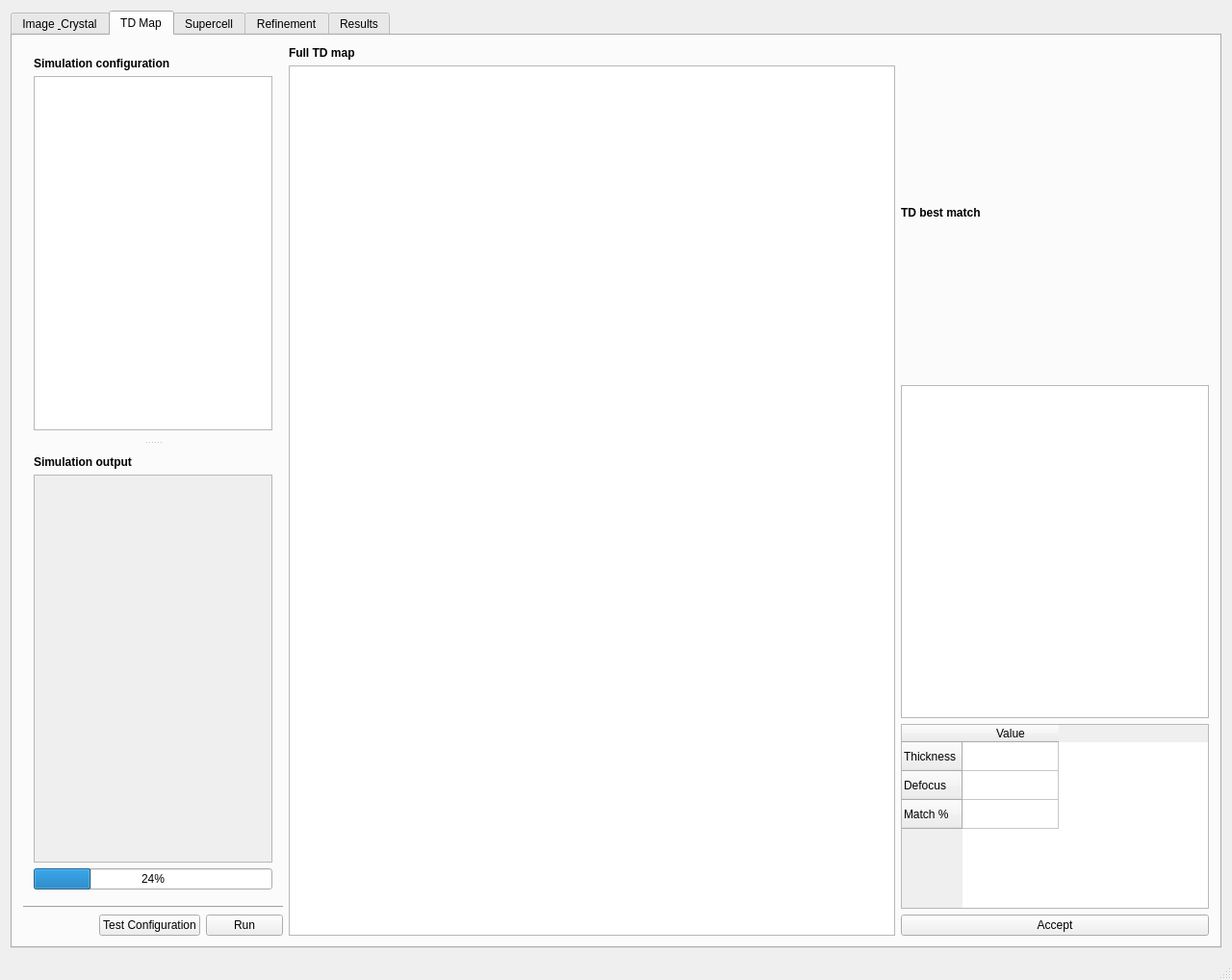
<?xml version="1.0" encoding="UTF-8"?>
<ui version="4.0">
 <class>MainWindow</class>
 <widget class="QMainWindow" name="MainWindow">
  <property name="geometry">
   <rect>
    <x>0</x>
    <y>0</y>
    <width>1280</width>
    <height>1018</height>
   </rect>
  </property>
  <property name="windowTitle">
   <string>Im2Model</string>
  </property>
  <property name="unifiedTitleAndToolBarOnMac">
   <bool>true</bool>
  </property>
  <widget class="QWidget" name="centralWidget">
   <layout class="QHBoxLayout" name="horizontalLayout_8">
    <item>
     <widget class="QTabWidget" name="tabWidget">
      <property name="currentIndex">
       <number>1</number>
      </property>
      <widget class="QWidget" name="image_crystal_tab">
       <attribute name="title">
        <string>Image &amp; Crystal</string>
       </attribute>
       <layout class="QGridLayout" name="gridLayout" columnstretch="3,4,4">
        <item row="0" column="0">
         <layout class="QVBoxLayout" name="vertical_layout_experimental_image_setup">
          <item>
           <widget class="QLabel" name="qlabel_image_path_8">
            <property name="font">
             <font>
              <weight>75</weight>
              <bold>true</bold>
             </font>
            </property>
            <property name="text">
             <string>Experimental Image</string>
            </property>
           </widget>
          </item>
          <item>
           <widget class="QTreeView" name="qtree_view_project_setup_image"/>
          </item>
          <item>
           <widget class="QWidget" name="qwidget_load_experimental_image" native="true">
            <layout class="QHBoxLayout" name="horizontalLayout_3">
             <property name="leftMargin">
              <number>0</number>
             </property>
             <property name="topMargin">
              <number>0</number>
             </property>
             <property name="rightMargin">
              <number>0</number>
             </property>
             <property name="bottomMargin">
              <number>0</number>
             </property>
             <item>
              <layout class="QHBoxLayout" name="horizontalLayout">
               <item>
                <widget class="QLineEdit" name="qline_image_path"/>
               </item>
               <item>
                <widget class="QPushButton" name="qpush_load_image">
                 <property name="text">
                  <string>Load</string>
                 </property>
                </widget>
               </item>
              </layout>
             </item>
            </layout>
           </widget>
          </item>
         </layout>
        </item>
        <item row="0" column="1">
         <layout class="QVBoxLayout" name="vertical_layout_tem">
          <property name="sizeConstraint">
           <enum>QLayout::SetMaximumSize</enum>
          </property>
          <item>
           <widget class="QLabel" name="qlabel_full_experimental_image">
            <property name="font">
             <font>
              <weight>75</weight>
              <bold>true</bold>
             </font>
            </property>
            <property name="text">
             <string>TEM</string>
            </property>
           </widget>
          </item>
          <item>
           <widget class="CvImageFrameWidget" name="qgraphics_full_experimental_image" native="true">
            <property name="sizePolicy">
             <sizepolicy hsizetype="Expanding" vsizetype="Expanding">
              <horstretch>0</horstretch>
              <verstretch>0</verstretch>
             </sizepolicy>
            </property>
            <property name="minimumSize">
             <size>
              <width>320</width>
              <height>320</height>
             </size>
            </property>
            <property name="sizeIncrement">
             <size>
              <width>1</width>
              <height>1</height>
             </size>
            </property>
            <property name="baseSize">
             <size>
              <width>320</width>
              <height>320</height>
             </size>
            </property>
            <property name="autoFillBackground">
             <bool>false</bool>
            </property>
           </widget>
          </item>
         </layout>
        </item>
        <item row="0" column="2">
         <layout class="QVBoxLayout" name="vertical_layout_experimental_image_roi">
          <property name="sizeConstraint">
           <enum>QLayout::SetMaximumSize</enum>
          </property>
          <item>
           <widget class="QLabel" name="qlabel_roi_experimental_image">
            <property name="font">
             <font>
              <weight>75</weight>
              <bold>true</bold>
             </font>
            </property>
            <property name="text">
             <string>ROI</string>
            </property>
           </widget>
          </item>
          <item>
           <widget class="CvImageFrameWidget" name="qgraphics_roi_experimental_image" native="true">
            <property name="sizePolicy">
             <sizepolicy hsizetype="Expanding" vsizetype="Expanding">
              <horstretch>0</horstretch>
              <verstretch>0</verstretch>
             </sizepolicy>
            </property>
            <property name="minimumSize">
             <size>
              <width>320</width>
              <height>320</height>
             </size>
            </property>
            <property name="sizeIncrement">
             <size>
              <width>1</width>
              <height>1</height>
             </size>
            </property>
            <property name="baseSize">
             <size>
              <width>320</width>
              <height>320</height>
             </size>
            </property>
            <property name="autoFillBackground">
             <bool>false</bool>
            </property>
           </widget>
          </item>
         </layout>
        </item>
        <item row="1" column="0">
         <layout class="QVBoxLayout" name="vertical_layout_crystallography_setup">
          <property name="spacing">
           <number>-1</number>
          </property>
          <item>
           <widget class="QLabel" name="qlabel_image_path_9">
            <property name="font">
             <font>
              <weight>75</weight>
              <bold>true</bold>
             </font>
            </property>
            <property name="text">
             <string>Crystallography</string>
            </property>
           </widget>
          </item>
          <item>
           <widget class="QTreeView" name="qtree_view_project_setup_crystallography"/>
          </item>
          <item>
           <widget class="QWidget" name="qwidget_load_cel" native="true">
            <layout class="QHBoxLayout" name="horizontalLayout_7">
             <property name="leftMargin">
              <number>0</number>
             </property>
             <property name="topMargin">
              <number>0</number>
             </property>
             <property name="rightMargin">
              <number>0</number>
             </property>
             <property name="bottomMargin">
              <number>0</number>
             </property>
             <item>
              <layout class="QHBoxLayout" name="horizontalLayout_6">
               <item>
                <widget class="QLineEdit" name="qline_cel_file_path"/>
               </item>
               <item>
                <widget class="QPushButton" name="qpush_load_cel">
                 <property name="text">
                  <string>Load</string>
                 </property>
                </widget>
               </item>
              </layout>
             </item>
            </layout>
           </widget>
          </item>
          <item>
           <widget class="QWidget" name="qwidget_load_cif" native="true">
            <layout class="QHBoxLayout" name="horizontalLayout_5">
             <property name="leftMargin">
              <number>0</number>
             </property>
             <property name="topMargin">
              <number>0</number>
             </property>
             <property name="rightMargin">
              <number>0</number>
             </property>
             <property name="bottomMargin">
              <number>0</number>
             </property>
             <item>
              <layout class="QHBoxLayout" name="horizontalLayout_4">
               <item>
                <widget class="QLineEdit" name="qline_cif_file_path"/>
               </item>
               <item>
                <widget class="QPushButton" name="qpush_load_cif">
                 <property name="text">
                  <string>Load</string>
                 </property>
                </widget>
               </item>
              </layout>
             </item>
            </layout>
           </widget>
          </item>
         </layout>
        </item>
        <item row="1" column="1">
         <layout class="QVBoxLayout" name="vertical_layout_unit_cell">
          <item>
           <widget class="QLabel" name="qlabel_full_experimental_image_3">
            <property name="font">
             <font>
              <weight>75</weight>
              <bold>true</bold>
             </font>
            </property>
            <property name="text">
             <string>Unit cell</string>
            </property>
           </widget>
          </item>
          <item>
           <widget class="QGraphicsView" name="qgraphics_experimental_data_2">
            <property name="enabled">
             <bool>true</bool>
            </property>
            <property name="sizePolicy">
             <sizepolicy hsizetype="Expanding" vsizetype="Expanding">
              <horstretch>0</horstretch>
              <verstretch>0</verstretch>
             </sizepolicy>
            </property>
            <property name="minimumSize">
             <size>
              <width>320</width>
              <height>320</height>
             </size>
            </property>
            <property name="sizeIncrement">
             <size>
              <width>1</width>
              <height>1</height>
             </size>
            </property>
            <property name="baseSize">
             <size>
              <width>320</width>
              <height>320</height>
             </size>
            </property>
            <property name="sizeAdjustPolicy">
             <enum>QAbstractScrollArea::AdjustToContents</enum>
            </property>
           </widget>
          </item>
         </layout>
        </item>
       </layout>
      </widget>
      <widget class="QWidget" name="td_map_tab">
       <attribute name="title">
        <string>TD Map</string>
       </attribute>
       <layout class="QGridLayout" name="gridLayout_2" columnstretch="3,7,1">
        <item row="0" column="0">
         <layout class="QVBoxLayout" name="verticalLayout" stretch="1,0">
          <item>
           <widget class="QSplitter" name="splitter_layout_simulation_configuration_output">
            <property name="orientation">
             <enum>Qt::Vertical</enum>
            </property>
            <widget class="QWidget" name="layoutWidget_5">
             <layout class="QVBoxLayout" name="vertical_layout_simulation_configuration">
              <item>
               <widget class="QLabel" name="qlabel_image_path_7">
                <property name="font">
                 <font>
                  <weight>75</weight>
                  <bold>true</bold>
                 </font>
                </property>
                <property name="text">
                 <string>Simulation configuration</string>
                </property>
               </widget>
              </item>
              <item>
               <widget class="QTreeView" name="qtree_view_tdmap_simulation_setup"/>
              </item>
             </layout>
            </widget>
            <widget class="QWidget" name="layoutWidget_6">
             <layout class="QVBoxLayout" name="vertical_layout_simulation_output">
              <item>
               <widget class="QLabel" name="label_5">
                <property name="font">
                 <font>
                  <weight>75</weight>
                  <bold>true</bold>
                 </font>
                </property>
                <property name="text">
                 <string>Simulation output</string>
                </property>
               </widget>
              </item>
              <item>
               <widget class="QScrollArea" name="scrollArea">
                <property name="minimumSize">
                 <size>
                  <width>0</width>
                  <height>200</height>
                 </size>
                </property>
                <property name="widgetResizable">
                 <bool>true</bool>
                </property>
                <widget class="QWidget" name="scrollAreaWidgetContents">
                 <property name="geometry">
                  <rect>
                   <x>0</x>
                   <y>0</y>
                   <width>251</width>
                   <height>366</height>
                  </rect>
                 </property>
                </widget>
               </widget>
              </item>
              <item>
               <widget class="QProgressBar" name="qprogress_bar_tdmap">
                <property name="value">
                 <number>24</number>
                </property>
               </widget>
              </item>
             </layout>
            </widget>
           </widget>
          </item>
          <item>
           <layout class="QVBoxLayout" name="vertical_layout_simulation_run">
            <item>
             <widget class="Line" name="line_3">
              <property name="orientation">
               <enum>Qt::Horizontal</enum>
              </property>
             </widget>
            </item>
            <item>
             <layout class="QHBoxLayout" name="horizontalLayout_19">
              <item>
               <spacer name="horizontalSpacer_2">
                <property name="orientation">
                 <enum>Qt::Horizontal</enum>
                </property>
                <property name="sizeHint" stdset="0">
                 <size>
                  <width>40</width>
                  <height>20</height>
                 </size>
                </property>
               </spacer>
              </item>
              <item>
               <widget class="QPushButton" name="pushButton_25">
                <property name="text">
                 <string>Test Configuration</string>
                </property>
               </widget>
              </item>
              <item>
               <widget class="QPushButton" name="qpush_run_tdmap">
                <property name="text">
                 <string>Run</string>
                </property>
               </widget>
              </item>
             </layout>
            </item>
           </layout>
          </item>
         </layout>
        </item>
        <item row="0" column="1">
         <layout class="QVBoxLayout" name="vertical_layout_TD_full">
          <item>
           <widget class="QLabel" name="qlabel_full_experimental_image_4">
            <property name="font">
             <font>
              <weight>75</weight>
              <bold>true</bold>
             </font>
            </property>
            <property name="text">
             <string>Full TD map</string>
            </property>
           </widget>
          </item>
          <item>
           <widget class="TDMap_Table" name="tdmap_table"/>
          </item>
         </layout>
        </item>
        <item row="0" column="2">
         <layout class="QVBoxLayout" name="vertical_layout_TD_best_match" stretch="0,0,0,0">
          <property name="sizeConstraint">
           <enum>QLayout::SetMaximumSize</enum>
          </property>
          <item>
           <widget class="QLabel" name="qlabel_full_experimental_image_5">
            <property name="font">
             <font>
              <weight>75</weight>
              <bold>true</bold>
             </font>
            </property>
            <property name="text">
             <string>TD best match</string>
            </property>
           </widget>
          </item>
          <item>
           <widget class="QGraphicsView" name="qgraphics_experimental_data_6">
            <property name="sizePolicy">
             <sizepolicy hsizetype="Minimum" vsizetype="Minimum">
              <horstretch>0</horstretch>
              <verstretch>0</verstretch>
             </sizepolicy>
            </property>
            <property name="minimumSize">
             <size>
              <width>320</width>
              <height>320</height>
             </size>
            </property>
            <property name="sizeIncrement">
             <size>
              <width>1</width>
              <height>1</height>
             </size>
            </property>
            <property name="baseSize">
             <size>
              <width>320</width>
              <height>320</height>
             </size>
            </property>
            <property name="sizeAdjustPolicy">
             <enum>QAbstractScrollArea::AdjustToContents</enum>
            </property>
           </widget>
          </item>
          <item>
           <widget class="QTableWidget" name="tableWidget">
            <property name="sizePolicy">
             <sizepolicy hsizetype="Minimum" vsizetype="Maximum">
              <horstretch>0</horstretch>
              <verstretch>0</verstretch>
             </sizepolicy>
            </property>
            <row>
             <property name="text">
              <string>Thickness</string>
             </property>
            </row>
            <row>
             <property name="text">
              <string>Defocus</string>
             </property>
            </row>
            <row>
             <property name="text">
              <string>Match %</string>
             </property>
            </row>
            <column>
             <property name="text">
              <string>Value</string>
             </property>
            </column>
           </widget>
          </item>
          <item>
           <widget class="QPushButton" name="pushButton">
            <property name="text">
             <string>Accept</string>
            </property>
           </widget>
          </item>
         </layout>
        </item>
       </layout>
      </widget>
      <widget class="QWidget" name="supercell_tab">
       <attribute name="title">
        <string>Supercell</string>
       </attribute>
       <layout class="QGridLayout" name="gridLayout_4" columnstretch="3,8">
        <item row="0" column="0">
         <layout class="QVBoxLayout" name="vertical_layout_simulation_configuration_3">
          <item>
           <widget class="QLabel" name="qlabel_image_path_11">
            <property name="font">
             <font>
              <weight>75</weight>
              <bold>true</bold>
             </font>
            </property>
            <property name="text">
             <string>Edge detection</string>
            </property>
           </widget>
          </item>
          <item>
           <widget class="QTreeView" name="qtree_view_supercell_model_edge_detection_setup"/>
          </item>
         </layout>
        </item>
        <item row="0" column="1" rowspan="3">
         <layout class="QVBoxLayout" name="vertical_layout_TD_full_3">
          <item>
           <widget class="QLabel" name="qlabel_full_experimental_image_8">
            <property name="font">
             <font>
              <weight>75</weight>
              <bold>true</bold>
             </font>
            </property>
            <property name="text">
             <string>Target Region</string>
            </property>
           </widget>
          </item>
          <item>
           <widget class="QGraphicsView" name="qgraphics_experimental_data_9">
            <property name="enabled">
             <bool>true</bool>
            </property>
            <property name="sizePolicy">
             <sizepolicy hsizetype="Minimum" vsizetype="Minimum">
              <horstretch>0</horstretch>
              <verstretch>0</verstretch>
             </sizepolicy>
            </property>
            <property name="minimumSize">
             <size>
              <width>640</width>
              <height>640</height>
             </size>
            </property>
            <property name="sizeIncrement">
             <size>
              <width>1</width>
              <height>1</height>
             </size>
            </property>
            <property name="baseSize">
             <size>
              <width>320</width>
              <height>320</height>
             </size>
            </property>
            <property name="sizeAdjustPolicy">
             <enum>QAbstractScrollArea::AdjustToContents</enum>
            </property>
           </widget>
          </item>
         </layout>
        </item>
        <item row="2" column="0">
         <widget class="QPushButton" name="pushButton_2">
          <property name="text">
           <string>Compute Supercell from contour</string>
          </property>
         </widget>
        </item>
        <item row="1" column="0">
         <widget class="QPushButton" name="pushButton_24">
          <property name="text">
           <string>Apply edge detection</string>
          </property>
         </widget>
        </item>
       </layout>
       <zorder>pushButton_24</zorder>
       <zorder>pushButton_2</zorder>
      </widget>
      <widget class="QWidget" name="refinement_tab">
       <attribute name="title">
        <string>Refinement</string>
       </attribute>
       <layout class="QGridLayout" name="gridLayout_6">
        <item row="0" column="0">
         <layout class="QVBoxLayout" name="vertical_layout_simulation_run_3">
          <item>
           <widget class="Line" name="line_5">
            <property name="orientation">
             <enum>Qt::Horizontal</enum>
            </property>
           </widget>
          </item>
          <item>
           <layout class="QVBoxLayout" name="vertical_layout_simulation_output_3">
            <item>
             <widget class="QLabel" name="label_9">
              <property name="text">
               <string>Simulation Output:</string>
              </property>
             </widget>
            </item>
            <item>
             <widget class="QScrollArea" name="scrollArea_3">
              <property name="minimumSize">
               <size>
                <width>0</width>
                <height>200</height>
               </size>
              </property>
              <property name="widgetResizable">
               <bool>true</bool>
              </property>
              <widget class="QWidget" name="scrollAreaWidgetContents_3">
               <property name="geometry">
                <rect>
                 <x>0</x>
                 <y>0</y>
                 <width>1204</width>
                 <height>664</height>
                </rect>
               </property>
              </widget>
             </widget>
            </item>
           </layout>
          </item>
          <item>
           <widget class="QLabel" name="label_8">
            <property name="text">
             <string>Running Configurations</string>
            </property>
           </widget>
          </item>
          <item>
           <layout class="QHBoxLayout" name="horizontalLayout_24">
            <item>
             <spacer name="horizontalSpacer_5">
              <property name="orientation">
               <enum>Qt::Horizontal</enum>
              </property>
              <property name="sizeHint" stdset="0">
               <size>
                <width>20</width>
                <height>20</height>
               </size>
              </property>
             </spacer>
            </item>
            <item>
             <layout class="QVBoxLayout" name="verticalLayout_9">
              <item>
               <widget class="QCheckBox" name="checkBox_25">
                <property name="text">
                 <string>Compute complex valued phase grating data </string>
                </property>
               </widget>
              </item>
              <item>
               <widget class="QCheckBox" name="checkBox_26">
                <property name="text">
                 <string>Compute the electron diffraction patterns</string>
                </property>
               </widget>
              </item>
              <item>
               <widget class="QCheckBox" name="checkBox_27">
                <property name="text">
                 <string>Compute Image intensity distributions from wave functions</string>
                </property>
               </widget>
              </item>
              <item>
               <widget class="QCheckBox" name="checkBox_29">
                <property name="text">
                 <string>Refine Supercell</string>
                </property>
               </widget>
              </item>
             </layout>
            </item>
           </layout>
          </item>
          <item>
           <layout class="QHBoxLayout" name="horizontalLayout_25">
            <item>
             <spacer name="horizontalSpacer_6">
              <property name="orientation">
               <enum>Qt::Horizontal</enum>
              </property>
              <property name="sizeHint" stdset="0">
               <size>
                <width>40</width>
                <height>20</height>
               </size>
              </property>
             </spacer>
            </item>
            <item>
             <widget class="QPushButton" name="pushButton_28">
              <property name="text">
               <string>Test Configuration</string>
              </property>
             </widget>
            </item>
            <item>
             <widget class="QPushButton" name="pushButton_29">
              <property name="text">
               <string>Run refinement</string>
              </property>
             </widget>
            </item>
           </layout>
          </item>
          <item>
           <widget class="QProgressBar" name="progressBar_6">
            <property name="value">
             <number>24</number>
            </property>
           </widget>
          </item>
         </layout>
        </item>
       </layout>
       <widget class="QWidget" name="layoutWidget_3">
        <property name="geometry">
         <rect>
          <x>670</x>
          <y>210</y>
          <width>258</width>
          <height>231</height>
         </rect>
        </property>
        <layout class="QVBoxLayout" name="vertical_layout_simulation_configuration_4">
         <item>
          <widget class="Line" name="line">
           <property name="orientation">
            <enum>Qt::Horizontal</enum>
           </property>
          </widget>
         </item>
         <item>
          <widget class="QLabel" name="qlabel_image_path_12">
           <property name="text">
            <string>Model refinement:</string>
           </property>
          </widget>
         </item>
         <item>
          <widget class="QTreeView" name="qtree_view_supercell_model_refinement_setup"/>
         </item>
        </layout>
       </widget>
      </widget>
      <widget class="QWidget" name="results_tab">
       <attribute name="title">
        <string>Results</string>
       </attribute>
       <layout class="QGridLayout" name="gridLayout_3">
        <item row="0" column="0">
         <layout class="QVBoxLayout" name="vertical_layout_TD_full_6">
          <item>
           <widget class="QLabel" name="qlabel_full_experimental_image_13">
            <property name="font">
             <font>
              <weight>75</weight>
              <bold>true</bold>
             </font>
            </property>
            <property name="text">
             <string>Simulated target region</string>
            </property>
           </widget>
          </item>
          <item>
           <widget class="QGraphicsView" name="qgraphics_experimental_data_13">
            <property name="enabled">
             <bool>true</bool>
            </property>
            <property name="sizePolicy">
             <sizepolicy hsizetype="Minimum" vsizetype="Minimum">
              <horstretch>0</horstretch>
              <verstretch>0</verstretch>
             </sizepolicy>
            </property>
            <property name="minimumSize">
             <size>
              <width>320</width>
              <height>320</height>
             </size>
            </property>
            <property name="sizeIncrement">
             <size>
              <width>1</width>
              <height>1</height>
             </size>
            </property>
            <property name="baseSize">
             <size>
              <width>320</width>
              <height>320</height>
             </size>
            </property>
            <property name="sizeAdjustPolicy">
             <enum>QAbstractScrollArea::AdjustToContents</enum>
            </property>
           </widget>
          </item>
         </layout>
        </item>
        <item row="0" column="1" rowspan="2">
         <widget class="QSplitter" name="splitter">
          <property name="orientation">
           <enum>Qt::Vertical</enum>
          </property>
          <widget class="QWidget" name="layoutWidget_17">
           <layout class="QVBoxLayout" name="vertical_layout_TD_full_7">
            <item>
             <widget class="QLabel" name="qlabel_full_experimental_image_14">
              <property name="font">
               <font>
                <weight>75</weight>
                <bold>true</bold>
               </font>
              </property>
              <property name="text">
               <string>Refined Supercell</string>
              </property>
             </widget>
            </item>
            <item>
             <widget class="QGraphicsView" name="qgraphics_experimental_data_14">
              <property name="enabled">
               <bool>true</bool>
              </property>
              <property name="sizePolicy">
               <sizepolicy hsizetype="Minimum" vsizetype="Minimum">
                <horstretch>0</horstretch>
                <verstretch>0</verstretch>
               </sizepolicy>
              </property>
              <property name="minimumSize">
               <size>
                <width>480</width>
                <height>480</height>
               </size>
              </property>
              <property name="sizeIncrement">
               <size>
                <width>1</width>
                <height>1</height>
               </size>
              </property>
              <property name="baseSize">
               <size>
                <width>480</width>
                <height>480</height>
               </size>
              </property>
              <property name="sizeAdjustPolicy">
               <enum>QAbstractScrollArea::AdjustToContents</enum>
              </property>
             </widget>
            </item>
           </layout>
          </widget>
          <widget class="QWidget" name="layoutWidget_18">
           <layout class="QVBoxLayout" name="vertical_layout_TD_full_8">
            <item>
             <widget class="QLabel" name="qlabel_full_experimental_image_15">
              <property name="font">
               <font>
                <weight>75</weight>
                <bold>true</bold>
               </font>
              </property>
              <property name="text">
               <string>Optimized parameters</string>
              </property>
             </widget>
            </item>
            <item>
             <widget class="QTableView" name="tableView"/>
            </item>
           </layout>
          </widget>
         </widget>
        </item>
        <item row="1" column="0">
         <layout class="QVBoxLayout" name="vertical_layout_TD_full_5">
          <item>
           <widget class="QLabel" name="qlabel_full_experimental_image_12">
            <property name="font">
             <font>
              <weight>75</weight>
              <bold>true</bold>
             </font>
            </property>
            <property name="text">
             <string>Experimental target region</string>
            </property>
           </widget>
          </item>
          <item>
           <widget class="QGraphicsView" name="qgraphics_experimental_data_12">
            <property name="enabled">
             <bool>true</bool>
            </property>
            <property name="sizePolicy">
             <sizepolicy hsizetype="Minimum" vsizetype="Minimum">
              <horstretch>0</horstretch>
              <verstretch>0</verstretch>
             </sizepolicy>
            </property>
            <property name="minimumSize">
             <size>
              <width>320</width>
              <height>320</height>
             </size>
            </property>
            <property name="sizeIncrement">
             <size>
              <width>1</width>
              <height>1</height>
             </size>
            </property>
            <property name="baseSize">
             <size>
              <width>320</width>
              <height>320</height>
             </size>
            </property>
            <property name="sizeAdjustPolicy">
             <enum>QAbstractScrollArea::AdjustToContents</enum>
            </property>
           </widget>
          </item>
         </layout>
        </item>
       </layout>
      </widget>
     </widget>
    </item>
   </layout>
  </widget>
  <widget class="QMenuBar" name="menuBar">
   <property name="geometry">
    <rect>
     <x>0</x>
     <y>0</y>
     <width>1280</width>
     <height>22</height>
    </rect>
   </property>
   <property name="defaultUp">
    <bool>true</bool>
   </property>
  </widget>
  <widget class="QStatusBar" name="statusBar"/>
  <action name="actionNew">
   <property name="text">
    <string>New</string>
   </property>
   <property name="shortcut">
    <string>Ctrl+N</string>
   </property>
  </action>
  <action name="actionSave">
   <property name="text">
    <string>Save</string>
   </property>
   <property name="shortcut">
    <string>Ctrl+S</string>
   </property>
  </action>
  <action name="actionExit">
   <property name="text">
    <string>Exit</string>
   </property>
   <property name="shortcut">
    <string>Ctrl+W</string>
   </property>
   <property name="shortcutContext">
    <enum>Qt::WidgetShortcut</enum>
   </property>
   <property name="menuRole">
    <enum>QAction::ApplicationSpecificRole</enum>
   </property>
   <property name="iconVisibleInMenu">
    <bool>false</bool>
   </property>
  </action>
  <action name="actionLoad_Crystalographic_Information">
   <property name="text">
    <string>Load Crystalographic Information</string>
   </property>
  </action>
  <action name="actionSave_Crystalographic_Information">
   <property name="text">
    <string>Save Crystalographic Information</string>
   </property>
  </action>
  <action name="actionRunning_Preferences">
   <property name="text">
    <string>Running Preferences</string>
   </property>
  </action>
  <action name="actionSave_as">
   <property name="text">
    <string>Save as</string>
   </property>
   <property name="shortcut">
    <string>Ctrl+Shift+S</string>
   </property>
  </action>
  <action name="actionAbout">
   <property name="text">
    <string>About </string>
   </property>
   <property name="iconVisibleInMenu">
    <bool>false</bool>
   </property>
  </action>
  <action name="actionLoad">
   <property name="text">
    <string>Load</string>
   </property>
  </action>
 </widget>
 <layoutdefault spacing="6" margin="11"/>
 <customwidgets>
  <customwidget>
   <class>CvImageFrameWidget</class>
   <extends>QWidget</extends>
   <header location="global">cv_image_frame.h</header>
   <container>1</container>
  </customwidget>
  <customwidget>
   <class>TDMap_Table</class>
   <extends>QTableWidget</extends>
   <header location="global">gui_tdmap_table.h</header>
  </customwidget>
 </customwidgets>
 <resources/>
 <connections/>
</ui>
